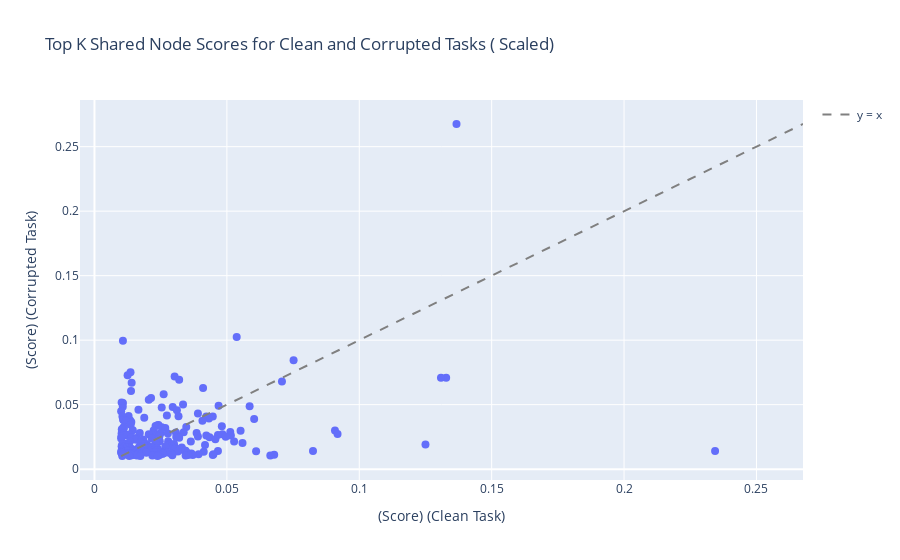

The code cell stored with this chart in its notebook:
### Code cell
import plotly.express as px
import math
import plotly.graph_objects as go

def plot_top_k_shared_nodes(clean_node_scores, corrupted_node_scores, K=1000, selection_criterion='clean'):
    # Convert lists to dictionaries for easy access by node name
    clean_dict = dict(clean_node_scores)
    corrupted_dict = dict(corrupted_node_scores)

    # Find intersection of node names
    common_nodes = set(clean_dict.keys()).intersection(corrupted_dict.keys())
    
    # Extract scores for common nodes
    common_data = [
        (node, clean_dict[node], corrupted_dict[node]) 
        for node in common_nodes
    ]
    
    # Select top K nodes based on max value in either list, depending on the selection criterion
    if selection_criterion == 'clean':
        sorted_data = sorted(common_data, key=lambda x: clean_dict[x[0]], reverse=True)
    elif selection_criterion == 'corrupted':
        sorted_data = sorted(common_data, key=lambda x: corrupted_dict[x[0]], reverse=True)
    else:
        raise ValueError("selection_criterion should be 'clean' or 'corrupted'")
        
    top_k_data = sorted_data[:K]

    # Prepare data for scatter plot with log-10 transformed scores
    node_names = [x[0] for x in top_k_data]
    clean_scores = [x[1] for x in top_k_data]
    corrupted_scores = [x[2] for x in top_k_data]

    
    # Create the scatter plot with hover info
    fig = px.scatter(x=clean_scores, y=corrupted_scores, hover_name=node_names, 
                     labels={'x': '(Clean Node Scores)', 'y': '(Corrupted Node Scores)'},
                     title="Top K Shared Node Scores for Clean and Corrupted Tasks ( Scaled)")

    # Add the y=x line for clarity
    max_score = max(max(clean_scores), max(corrupted_scores))
    min_score = min(min(clean_scores), min(corrupted_scores))
    fig.add_trace(go.Scatter(x=[min_score, max_score], y=[min_score, max_score], mode='lines', 
                             line=dict(dash='dash', color='gray'), name='y = x'))
    # Customize plot
    fig.update_traces(marker=dict(size=8))
    fig.update_layout(xaxis_title="(Score) (Clean Task)", yaxis_title="(Score) (Corrupted Task)")

    fig.show()


plot_top_k_shared_nodes(truthful_nodes_scores, deceptive_nodes_scores, 
                        selection_criterion='corrupted', K=5000)

### Figure 1 — Plotly figure (JSON) as saved in the notebook; plotly's stock layout.template omitted (floating-point values rounded to 4 significant figures; data arrays with more than 128 entries replaced by an {"elided": "..."} marker saying what was removed)
{"data": [{"hovertemplate": "<b>%{hovertext}</b><br><br>(Clean Node Scores)=%{x}<br>(Corrupted Node Scores)=%{y}<extra></extra>", "hovertext": {"elided": "231 str values"}, "legendgroup": "", "marker": {"color": "#636efa", "size": 8, "symbol": "circle"}, "mode": "markers", "name": "", "orientation": "v", "showlegend": false, "type": "scatter", "x": {"elided": "231 float values"}, "xaxis": "x", "y": {"elided": "231 float values"}, "yaxis": "y"}, {"line": {"color": "gray", "dash": "dash"}, "marker": {"size": 8}, "mode": "lines", "name": "y = x", "type": "scatter", "x": [0.01007, 0.2676], "y": [0.01007, 0.2676]}], "layout": {"legend": {"tracegroupgap": 0}, "title": {"text": "Top K Shared Node Scores for Clean and Corrupted Tasks ( Scaled)"}, "xaxis": {"anchor": "y", "domain": [0, 1], "title": {"text": "(Score) (Clean Task)"}}, "yaxis": {"anchor": "x", "domain": [0, 1], "title": {"text": "(Score) (Corrupted Task)"}}}}
